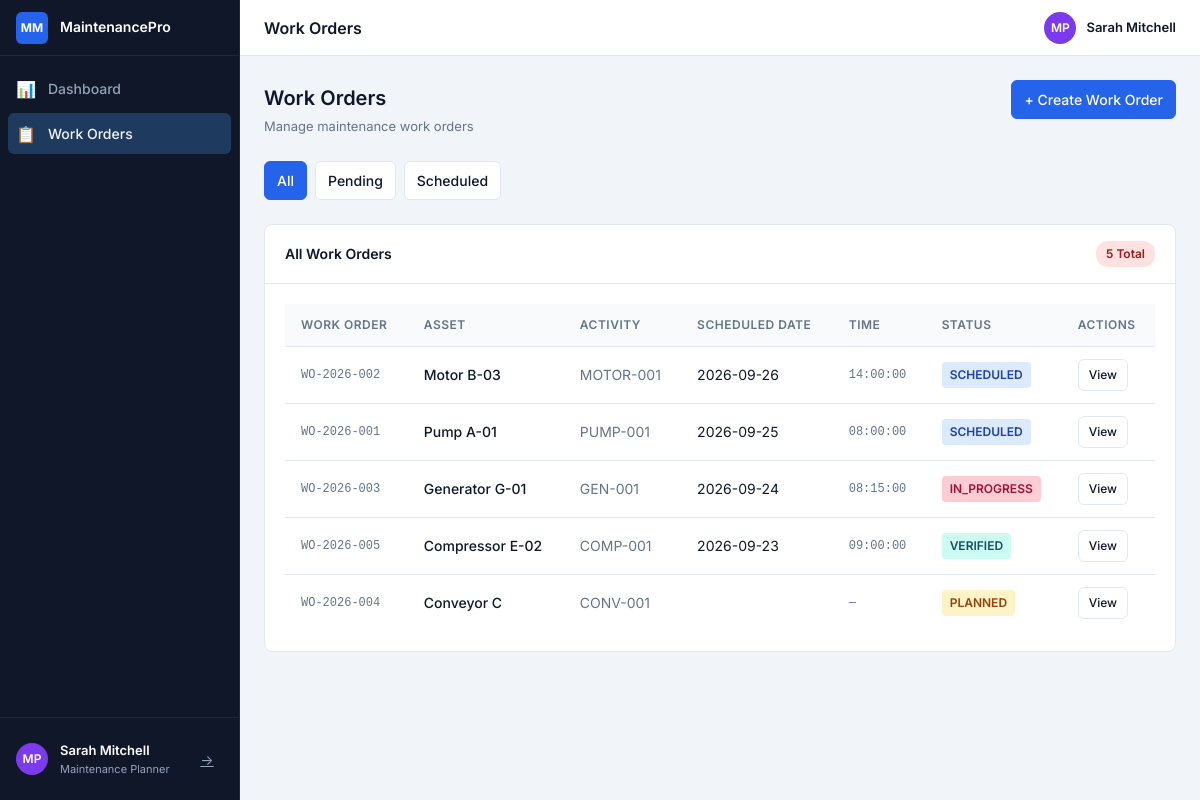
Page /work-orders.php (signed in) on the committed database.
### tables this page shows
CREATE TABLE users (
    id INT PRIMARY KEY AUTO_INCREMENT,
    username VARCHAR(50) UNIQUE NOT NULL,
    email VARCHAR(100) UNIQUE NOT NULL,
    password_hash VARCHAR(255) NOT NULL,
    full_name VARCHAR(100) NOT NULL,
    role ENUM('ADMIN', 'PLANNER', 'ENGINEER', 'WORKMAN') NOT NULL,
    is_active BOOLEAN DEFAULT TRUE,
    created_at TIMESTAMP DEFAULT CURRENT_TIMESTAMP,
    updated_at TIMESTAMP DEFAULT CURRENT_TIMESTAMP ON UPDATE CURRENT_TIMESTAMP,
    INDEX idx_role (role),
    INDEX idx_active (is_active)
);

### config.php (called while the page is built, shortened)
<?php
class Database {
    private static $instance = null;
    private $connection;
    public static function getInstance() {
        if (self::$instance === null) {
            self::$instance = new self();
        }
        return self::$instance;
    }
    private function __construct() {
        try {
            $dsn = "mysql:host=" . DB_HOST . ";port=" . DB_PORT . ";dbname=" . DB_NAME . ";charset=utf8mb4";
            $options = [
                PDO::ATTR_ERRMODE => PDO::ERRMODE_EXCEPTION,
                PDO::ATTR_DEFAULT_FETCH_MODE => PDO::FETCH_ASSOC,
                PDO::ATTR_EMULATE_PREPARES => false,
                PDO::ATTR_PERSISTENT => false,
            ];
            $this->connection = new PDO($dsn, DB_USER, DB_PASS, $options);
        } catch (PDOException $e) {
            $this->last_error = $e->getMessage();
            error_log("Database connection failed: " . $e->getMessage());
            die("Database connection failed. Please check your configuration.");
        }
    }
    public function query($sql, $params = []) {
        try {
            $stmt = $this->connection->prepare($sql);
            $stmt->execute($params);
            return $stmt;
        } catch (PDOException $e) {
            $this->last_error = $e->getMessage();
            error_log("Query error: " . $e->getMessage());
            throw $e;
        }
    }
    public function fetchOne($sql, $params = []) {
        $stmt = $this->query($sql, $params);
        return $stmt->fetch();
    }
    public function fetchAll($sql, $params = []) {
        $stmt = $this->query($sql, $params);
        return $stmt->fetchAll();
    }
}
function sanitize($input) {
    return htmlspecialchars(trim($input), ENT_QUOTES, 'UTF-8');
}
function isLoggedIn() {
    return isset($_SESSION['user_id']) && !empty($_SESSION['user_id']);
}
function getCurrentUser() {
    $db = Database::getInstance();
    $user = $db->fetchOne(
        "SELECT id, username, email, full_name, role FROM users WHERE id = ?",
        [$_SESSION['user_id']]
    );
    return $user;
}
function formatDate($date, $format = 'Y-m-d') {
    if (empty($date)) return '';
    return date($format, strtotime($date));
}
function getStatusBadgeClass($status) {
    $classes = [
        'NEW' => 'badge-new',
        'PLANNED' => 'badge-planned',
        'SCHEDULED' => 'badge-scheduled',
        'ASSIGNED' => 'badge-assigned',
        'IN_PROGRESS' => 'badge-in-progress',
        'COMPLETED' => 'badge-completed',
        'VERIFIED' => 'badge-verified',
        'CLOSED' => 'badge-closed',
        'ON_HOLD' => 'badge-new',
        'CANCELLED' => 'badge-closed',
    ];
    return $classes[$status] ?? 'badge';
}
function getRoleName($role) {
    $names = [
        'ADMIN' => 'Administrator',
        'PLANNER' => 'Maintenance Planner',
        'ENGINEER' => 'Maintenance Engineer',
        'WORKMAN' => 'Workman',
    ];
    return $names[$role] ?? $role;
}
function getRoleColor($role) {
    $colors = [
        'ADMIN' => '#ef4444',
        'PLANNER' => '#7c3aed',
        'ENGINEER' => '#0369a1',
        'WORKMAN' => '#047857',
    ];
    return $colors[$role] ?? '#2563eb';
}
function getRoleInitials($role) {
    $initials = [
        'ADMIN' => 'AD',
        'PLANNER' => 'MP',
        'ENGINEER' => 'ME',
        'WORKMAN' => 'WM',
    ];
    return $initials[$role] ?? 'US';
}
?>

### work-orders.php (the view, shortened to what this page needs)
<?php
require_once 'config.php';
$db = Database::getInstance();
$user = getCurrentUser();
$filter = sanitize($_GET['filter'] ?? 'all');
$sql = "SELECT * FROM v_work_orders_summary WHERE 1=1";
$params = [];
$sql .= " ORDER BY scheduled_date DESC LIMIT 100";
try {
    $work_orders = $db->fetchAll($sql, $params);
} catch (Exception $e) {
    $work_orders = [];
    error_log("Error fetching work orders: " . $e->getMessage());
}
?>
<!DOCTYPE html>
<html lang="en">
<head>
    <link rel="stylesheet" href="design-system.css">
</head>
<body>
    <div class="layout">
        <aside class="sidebar">
            <div class="sidebar-header">
                <div class="sidebar-logo">MM</div>
                <div><div class="sidebar-title">MaintenancePro</div></div>
            </div>
            <nav class="sidebar-nav">
                <div class="nav-section">
                    <a href="dashboard.php" class="nav-link"><span class="nav-icon">📊</span><span>Dashboard</span></a>
                    <a href="work-orders.php" class="nav-link active"><span class="nav-icon">📋</span><span>Work Orders</span></a>
                </div>
            </nav>
            <div class="user-section">
                <div class="user-info">
                    <div class="user-avatar" style="background: <?php echo getRoleColor($user['role']); ?>;"><?php echo getRoleInitials($user['role']); ?></div>
                    <div class="user-details">
                        <div class="user-name"><?php echo htmlspecialchars($user['full_name']); ?></div>
                        <div class="user-role"><?php echo getRoleName($user['role']); ?></div>
                    </div>
                    <a href="logout.php" class="btn-logout">→</a>
                </div>
            </div>
        </aside>
        <div class="main-container">
            <header class="header">
                <h1 style="color: var(--foreground); font-size: 16px; font-weight: 600; margin: 0;">Work Orders</h1>
                <div class="header-actions">
                    <div class="header-user">
                        <div class="header-avatar" style="background: <?php echo getRoleColor($user['role']); ?>;"><?php echo getRoleInitials($user['role']); ?></div>
                        <div class="header-user-info">
                            <div class="header-user-name"><?php echo htmlspecialchars($user['full_name']); ?></div>
                        </div>
                    </div>
                </div>
            </header>
            <main class="main">
                <div class="page-header">
                    <div>
                        <h2>Work Orders</h2>
                        <p>Manage maintenance work orders</p>
                    </div>
                    <?php if ($user['role'] === 'PLANNER'): ?>
                    <div class="page-header-actions">
                        <a href="create-work-order.php" class="btn btn-primary">+ Create Work Order</a>
                    </div>
                    <?php endif; ?>
                </div>
                <div style="margin-bottom: 24px; display: flex; gap: 8px; flex-wrap: wrap;">
                    <a href="?filter=all" class="btn <?php echo ($filter === 'all') ? 'btn-primary' : 'btn-secondary'; ?>">All</a>
                    <a href="?filter=pending" class="btn <?php echo ($filter === 'pending') ? 'btn-primary' : 'btn-secondary'; ?>">Pending</a>
                    <?php if ($user['role'] === 'PLANNER'): ?>
                    <a href="?filter=scheduled" class="btn <?php echo ($filter === 'scheduled') ? 'btn-primary' : 'btn-secondary'; ?>">Scheduled</a>
                    <?php elseif ($user['role'] === 'ENGINEER'): ?>
                    <a href="?filter=verification" class="btn <?php echo ($filter === 'verification') ? 'btn-primary' : 'btn-secondary'; ?>">Verification</a>
                    <?php endif; ?>
                </div>
                <div class="card">
                    <div class="card-header">
                        <h3 class="card-title">All Work Orders</h3>
                        <span class="card-badge"><?php echo count($work_orders); ?> Total</span>
                    </div>
                    <div class="card-body">
                        <?php if (empty($work_orders)): ?>
                            <div class="empty-state">
                                <div class="empty-state-icon">📭</div>
                                <div class="empty-state-title">No Work Orders Found</div>
                                <p>There are currently no work orders to display.</p>
                            </div>
                        <?php else: ?>
                        <div class="table-wrapper">
                            <table class="table">
                                <thead>
                                    <tr>
                                        <th>Work Order</th>
                                        <th>Asset</th>
                                        <th>Activity</th>
                                        <th>Scheduled Date</th>
                                        <th>Time</th>
                                        <th>Status</th>
                                        <th>Actions</th>
                                    </tr>
                                </thead>
                                <tbody>
                                    <?php foreach ($work_orders as $wo): ?>
                                    <tr>
                                        <td class="table-mono"><?php echo htmlspecialchars($wo['work_order_number']); ?></td>
                                        <td style="font-weight: 500;"><?php echo htmlspecialchars($wo['asset_name']); ?></td>
                                        <td style="color: var(--muted-foreground);"><?php echo htmlspecialchars($wo['asset_code'] ?? ''); ?></td>
                                        <td><?php echo formatDate($wo['scheduled_date']); ?></td>
                                        <td class="table-mono"><?php echo $wo['start_time'] ?? '—'; ?></td>
                                        <td><span class="badge <?php echo getStatusBadgeClass($wo['status']); ?>"><?php echo $wo['status']; ?></span></td>
                                        <td>
                                            <a href="view-work-order.php?id=<?php echo $wo['id']; ?>" class="btn btn-secondary btn-small">View</a>
                                        </td>
                                    </tr>
                                    <?php endforeach; ?>
                                </tbody>
                            </table>
                        </div>
                        <?php endif; ?>
                    </div>
                </div>
            </main>
        </div>
    </div>
</body>
</html>

### rows in the picture
users: role "MP", full_name "Sarah Mitchell", role "Maintenance Planner"

### other values in the picture
count($work_orders) "5"
$wo['work_order_number'] "WO-2026-002"
$wo['asset_name'] "Motor B-03"
$wo['asset_code'] "MOTOR-001"
formatDate($wo['scheduled_date']) "2026-09-26"
$wo['start_time'] "14:00:00"
$wo['status'] "SCHEDULED"
$wo['work_order_number'] "WO-2026-001"
$wo['asset_name'] "Pump A-01"
$wo['asset_code'] "PUMP-001"
formatDate($wo['scheduled_date']) "2026-09-25"
$wo['start_time'] "08:00:00"
$wo['work_order_number'] "WO-2026-003"
$wo['asset_name'] "Generator G-01"
$wo['asset_code'] "GEN-001"
